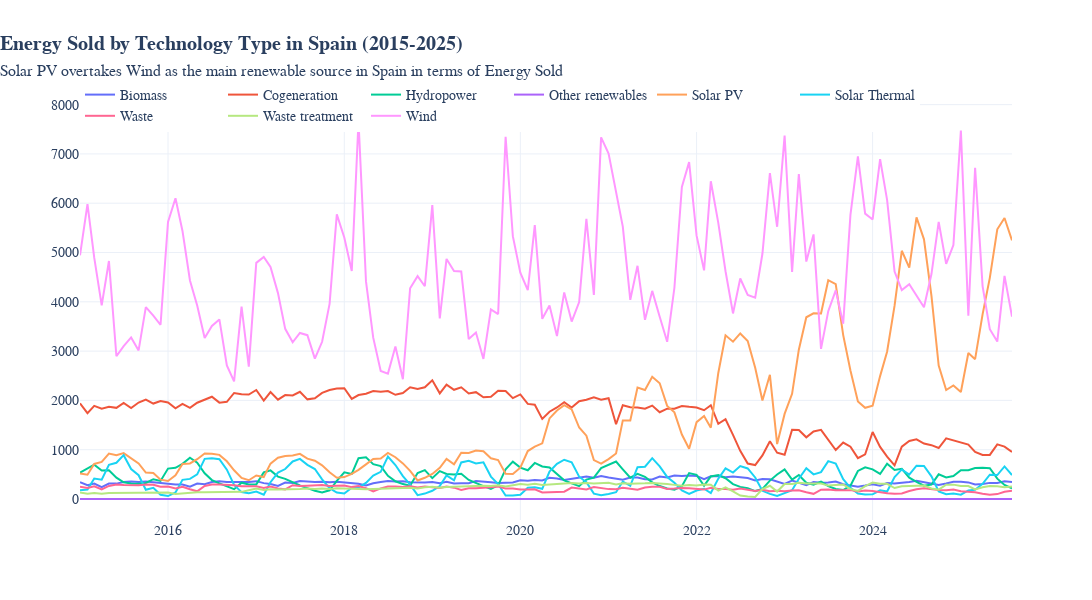
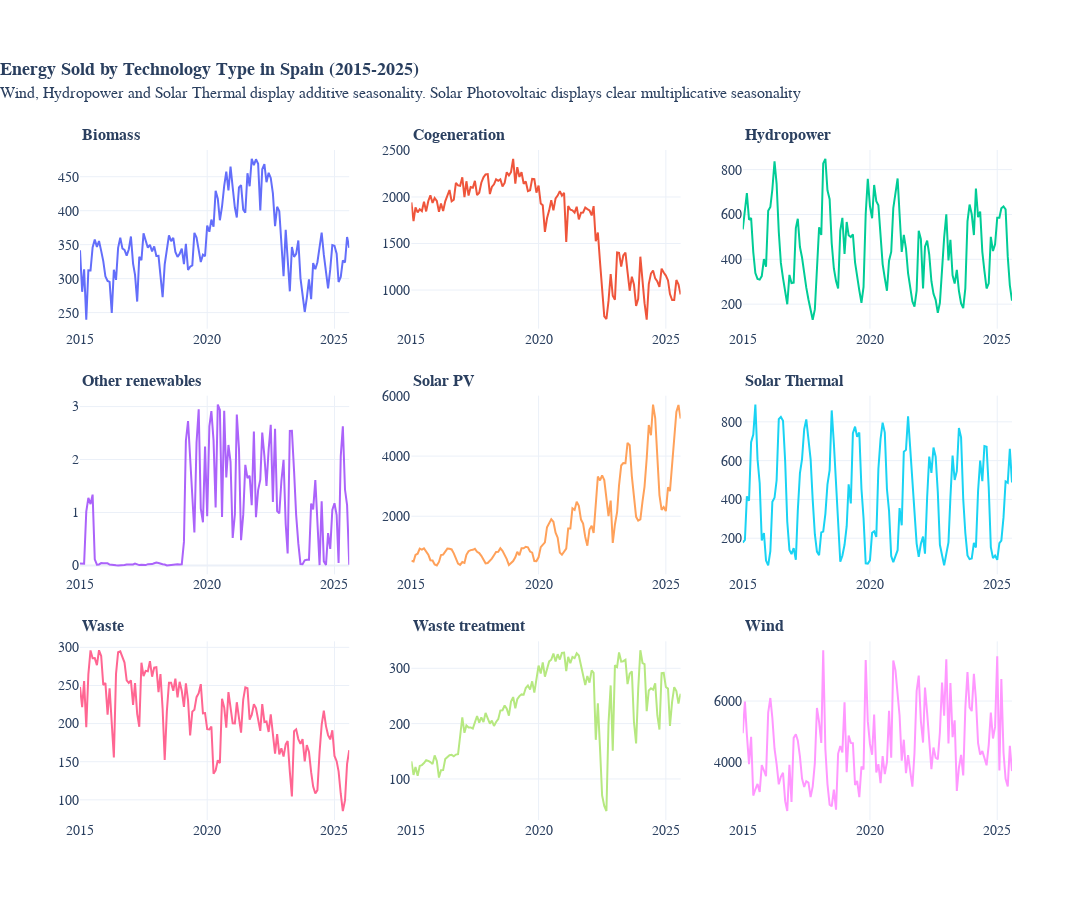
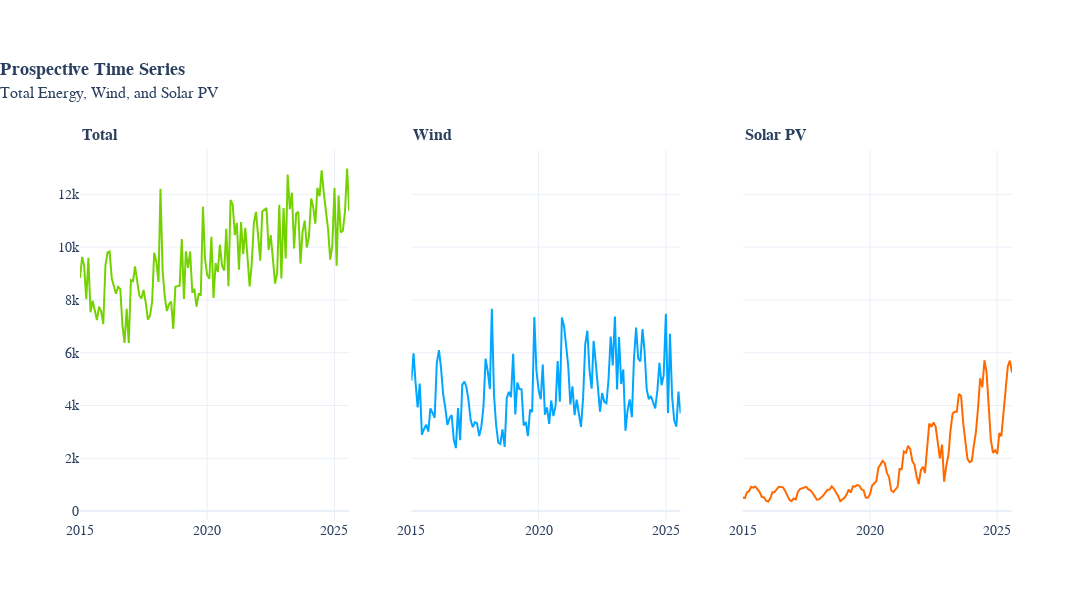

The code cell stored with these charts, in order, in its notebook:
### Code cell
# plot technologies
fig = make_subplots(
    rows=1,
    cols=1,
    shared_xaxes=False,
    shared_yaxes=False,
    vertical_spacing=0.1,
)
for idx, (name, s) in enumerate(series.items()):
    fig.add_scatter(x=s.index, y=s, name=name, row=1, col=1)
# format plot and subplots
format_plot(
    fig,
    "plotly_white",
    600,
    1350,
    "Energy Sold by Technology Type in Spain (2015-2025)",
    "Solar PV overtakes Wind as the main renewable source in Spain in terms of Energy Sold",
    "Helvetica",
    20,
)
fig.update_layout(
    showlegend=True, 
    legend=dict(orientation="h", y=1.05, x=0),
    font=dict(family='Helvetica')
) 
fig.show()


# subplots technologies
n = len(series)
cols = 3
rows = math.ceil(n / cols)
subplot_titles = tuple(series.keys())
fig2 = make_subplots(
    rows=rows,
    cols=cols,
    shared_xaxes=False,
    shared_yaxes=False,
    subplot_titles=subplot_titles,
    vertical_spacing=0.1,
)
for idx, (name, s) in enumerate(series.items()):
    row = idx // cols + 1
    col = idx % cols + 1
    fig2.add_scatter(x=s.index, y=s, name=name, row=row, col=col)
# format plot and subplots
format_subplots(fig2,subplot_titles)
format_plot(
    fig2,
    "plotly_white",
    900,
    1350,
    "Energy Sold by Technology Type in Spain (2015-2025)",
    "Wind, Hydropower and Solar Thermal display additive seasonality. Solar Photovoltaic displays clear multiplicative seasonality",
    'Helvetica',
    18
)
fig2.show()


# prospective time series
pros = ["Total", "Wind", "Solar PV"]
series_map = {
    pros[0]: df.groupby("date")["energy_sold"].sum(),
    pros[1]: series[pros[1]],
    pros[2]: series[pros[2]],
}
# plots pros
subplot_titles = tuple(series_map.keys())
fig3 = make_subplots(
    rows=1,
    cols=3,
    shared_xaxes=False,
    shared_yaxes=True,
    subplot_titles=subplot_titles,
    vertical_spacing=0.1,
)
for col, (name, s) in enumerate(series_map.items(), start=1):
    fig3.add_scatter(
        x=s.index, y=s, name=name, line=dict(color=colors[col - 1]), row=1, col=col
    )
# format plot and subplots
format_subplots(fig3, subplot_titles)
format_plot(
    fig3,
    "plotly_white",
    600,
    1350,
    "Prospective Time Series</b>",
    "Total Energy, Wind, and Solar PV",
    "Helvetica",
    18,
)
fig3.show()
